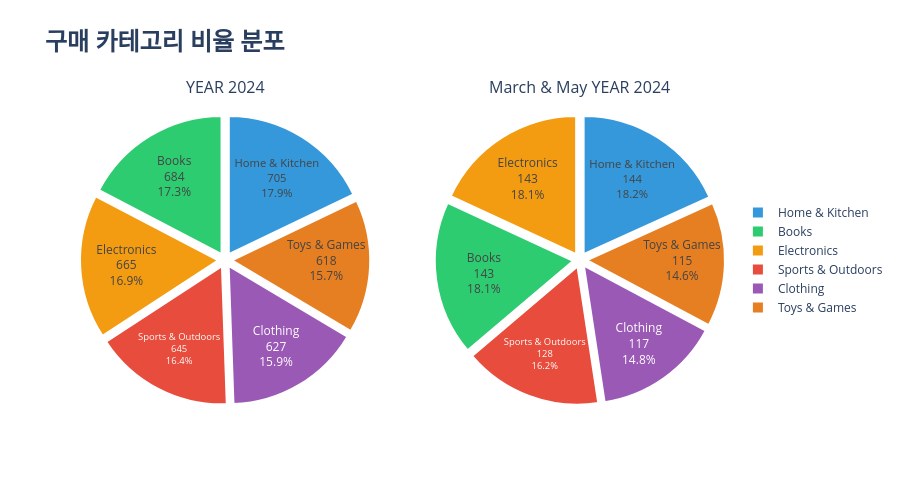

The code cell stored with this chart in its notebook:
### Code cell
import plotly.graph_objects as go
from plotly.subplots import make_subplots

# 카테고리별 고정 색상 매핑
category_colors = {
    'Home & Kitchen': '#3498db',
    'Books': '#2ecc71',
    'Electronics': '#f39c12',
    'Sports & Outdoors': '#e74c3c',
    'Clothing': '#9b59b6',
    'Toys & Games': '#e67e22'
}

# 각 데이터프레임의 카테고리 순서대로 색상 리스트 생성
colors_2024 = [category_colors.get(cat, '#95a5a6') for cat in first_purchase_2024['Category']]
colors_high = [category_colors.get(cat, '#95a5a6') for cat in first_purchase_2024_high_retention['Category']]

fig = make_subplots(
    rows=1, cols=2, 
    subplot_titles=("YEAR 2024", "March & May YEAR 2024"),
    specs=[[{"type": "pie"}, {"type": "pie"}]]  
)

fig.add_trace(
    go.Pie(
        labels=first_purchase_2024['Category'],
        values=first_purchase_2024['orders_cnt_2024'],
        textinfo='label+percent+value',
        textposition='inside',
        insidetextorientation='horizontal',
        marker=dict(
            colors=colors_2024,  
            line=dict(color='white', width=2)
        ),
        hovertemplate='<b>%{label}</b><br>건수: %{value:,}<br>비율: %{percent}<extra></extra>',
        pull=[0.05] * len(first_purchase_2024)
    ),
    row=1, col=1
)

fig.add_trace(
    go.Pie(
        labels=first_purchase_2024_high_retention['Category'],
        values=first_purchase_2024_high_retention['order_cnt'],
        textinfo='label+percent+value',
        textposition='inside',
        insidetextorientation='horizontal',
        marker=dict(
            colors=colors_high, 
            line=dict(color='white', width=2)
        ),
        hovertemplate='<b>%{label}</b><br>건수: %{value:,}<br>비율: %{percent}<extra></extra>',
        pull=[0.05] * len(first_purchase_2024_high_retention)
    ),
    row=1, col=2
)

fig.update_layout(
    title=dict(
        text='<b>구매 카테고리 비율 분포</b>',
        font=dict(size=24)
    ),
    height=500,
    showlegend=True,
    legend=dict(
        orientation="v",
        yanchor="middle",
        y=0.5,
        xanchor="left",
        x=1.02
    )
)

fig.show()

### Figure 1 — Plotly figure (JSON) as saved in the notebook; plotly's stock layout.template omitted (floating-point values rounded to 4 significant figures)
{"data": [{"domain": {"x": [0, 0.45], "y": [0, 1]}, "hovertemplate": "<b>%{label}</b><br>건수: %{value:,}<br>비율: %{percent}<extra></extra>", "insidetextorientation": "horizontal", "labels": ["Home & Kitchen", "Books", "Electronics", "Sports & Outdoors", "Clothing", "Toys & Games"], "marker": {"colors": ["#3498db", "#2ecc71", "#f39c12", "#e74c3c", "#9b59b6", "#e67e22"], "line": {"color": "white", "width": 2}}, "pull": [0.05, 0.05, 0.05, 0.05, 0.05, 0.05], "textinfo": "label+percent+value", "textposition": "inside", "type": "pie", "values": [705, 684, 665, 645, 627, 618]}, {"domain": {"x": [0.55, 1], "y": [0, 1]}, "hovertemplate": "<b>%{label}</b><br>건수: %{value:,}<br>비율: %{percent}<extra></extra>", "insidetextorientation": "horizontal", "labels": ["Toys & Games", "Clothing", "Sports & Outdoors", "Electronics", "Books", "Home & Kitchen"], "marker": {"colors": ["#e67e22", "#9b59b6", "#e74c3c", "#f39c12", "#2ecc71", "#3498db"], "line": {"color": "white", "width": 2}}, "pull": [0.05, 0.05, 0.05, 0.05, 0.05, 0.05], "textinfo": "label+percent+value", "textposition": "inside", "type": "pie", "values": [115, 117, 128, 143, 143, 144]}], "layout": {"annotations": [{"font": {"size": 16}, "showarrow": false, "text": "YEAR 2024", "x": 0.225, "xanchor": "center", "xref": "paper", "y": 1, "yanchor": "bottom", "yref": "paper"}, {"font": {"size": 16}, "showarrow": false, "text": "March & May YEAR 2024", "x": 0.775, "xanchor": "center", "xref": "paper", "y": 1, "yanchor": "bottom", "yref": "paper"}], "height": 500, "legend": {"orientation": "v", "x": 1.02, "xanchor": "left", "y": 0.5, "yanchor": "middle"}, "showlegend": true, "title": {"font": {"size": 24}, "text": "<b>구매 카테고리 비율 분포</b>"}}}
